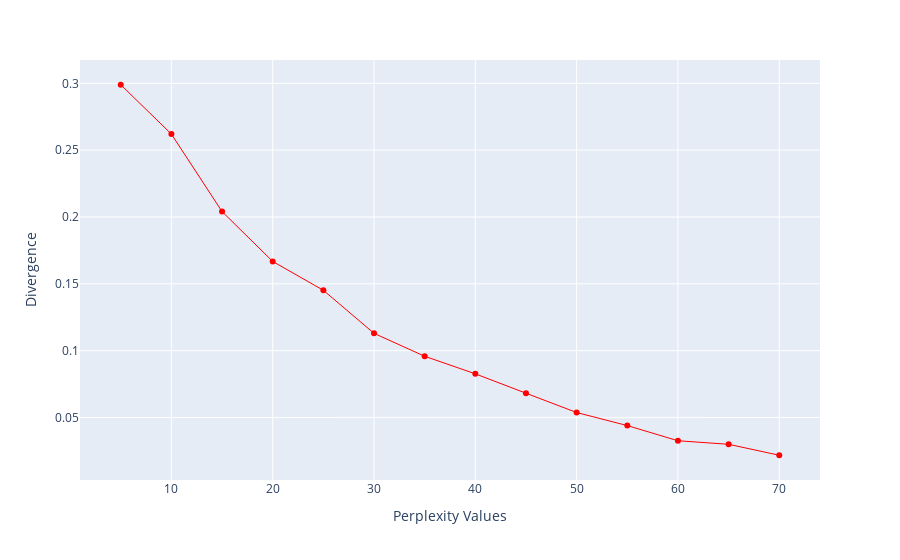

Write notebook code for a chart like this one.
### Markdown cell above
## t-SNE

### Code cell
from sklearn.manifold import TSNE
import plotly.express as px
perplexity = np.arange(5, 75, 5)
divergence = []

for i in perplexity:
    model = TSNE(n_components=2, init="pca", perplexity=i)
    reduced = model.fit_transform(X_train_scaled)
    divergence.append(model.kl_divergence_)
fig = px.line(x=perplexity, y=divergence, markers=True)
fig.update_layout(xaxis_title="Perplexity Values", yaxis_title="Divergence")
fig.update_traces(line_color="red", line_width=1)
fig.show()

### Figure 1 — Plotly figure (JSON) as saved in the notebook; plotly's stock layout.template omitted (floating-point values rounded to 4 significant figures)
{"data": [{"hovertemplate": "x=%{x}<br>y=%{y}<extra></extra>", "legendgroup": "", "line": {"color": "red", "dash": "solid", "width": 1}, "marker": {"symbol": "circle"}, "mode": "lines+markers", "name": "", "orientation": "v", "showlegend": false, "type": "scatter", "x": [5, 10, 15, 20, 25, 30, 35, 40, 45, 50, 55, 60, 65, 70], "xaxis": "x", "y": [0.2989, 0.262, 0.2041, 0.1667, 0.1451, 0.1129, 0.09579, 0.08264, 0.06814, 0.0537, 0.04393, 0.03257, 0.02993, 0.02172], "yaxis": "y"}], "layout": {"autosize": true, "legend": {"tracegroupgap": 0}, "margin": {"t": 60}, "xaxis": {"anchor": "y", "autorange": true, "domain": [0, 1], "range": [1.066, 73.93], "title": {"text": "Perplexity Values"}, "type": "linear"}, "yaxis": {"anchor": "x", "autorange": true, "domain": [0, 1], "range": [0.0002599, 0.3204], "title": {"text": "Divergence"}, "type": "linear"}}}
